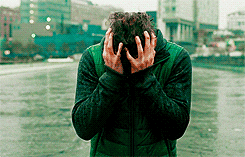
#> input picture GIFGIF_Dataset/gifs/106.gif, 245 x 157 px; its folder holds only this picture in this run
$ jupyter execute CreateDataset.ipynb
#> lines starting #> are read from the running program, lines starting #| are printed output that depends on the picture
# Create dataset

[cell 1]
import os
from PIL import Image
from pathlib import Path


def extractFrames(inGif, outFolder):
#> called with inGif = 'GIFGIF_Dataset/gifs/106.gif', outFolder = 'GIFGIF_Dataset/images'
    group = str(os.path.basename(inGif)).split(".")[0]

    path = f"{outFolder}/{group}"
    frame = Image.open(inGif)
#> frame is the input picture: PIL image 245x157 P; mean R, G, B, A 97.8, 124.2, 101.4, 255
    nframes = 0
    # Create path if not exist
    Path(path).mkdir(parents=True, exist_ok=True)

    while frame:
        frame.save('%s/%s/%s.png' % (outFolder, group, nframes ))
        nframes += 1
        try:
            frame.seek( nframes )
        except EOFError:
            break;
#> this loop made 35 passes
#> pass 2, in extractFrames, `frame.save('%s/%s/%s.png' % (outFolder, group, nframes ))`:
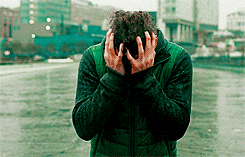
#> saved as 1.png: PIL image 245x157 RGBA; mean R, G, B, A 98, 124, 101.4, 255
#> after the loop:
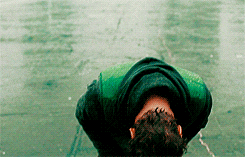
#> frame: PIL image 245x157 RGBA; mean R, G, B, A 117.9, 141, 117.2, 255
#> after the loop, nframes = 35
    return True

$ run again, on GIFGIF_Dataset/gifs/164.gif
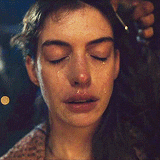
#> input picture GIFGIF_Dataset/gifs/164.gif, 160 x 160 px
#> in extractFrames, frame is the input picture: PIL image 160x160 P; mean R, G, B, A 88.5, 61, 58, 255
#> the loop in extractFrames, `while frame:` made 13 passes
#> pass 2, in extractFrames, `frame.save('%s/%s/%s.png' % (outFolder, group, nframes ))`:
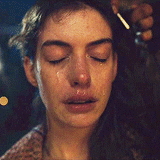
#> saved as 1.png: PIL image 160x160 RGBA; mean R, G, B, A 88, 60.6, 58.4, 255
#> after the loop in extractFrames, `while frame:`:
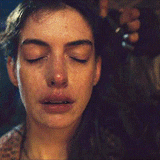
#> frame: PIL image 160x160 RGBA; mean R, G, B, A 86.1, 57.7, 55.4, 255
#> after the loop in extractFrames, `while frame:`: nframes = 13
